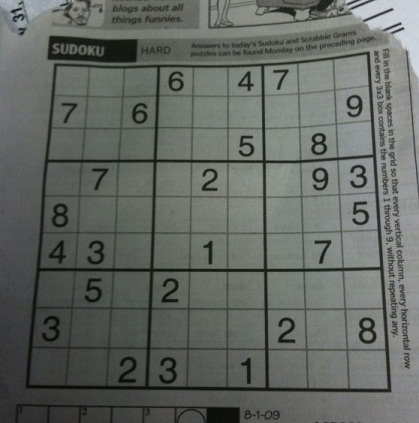
#> input picture src/sudoku.jpg, 419 x 423 px
$ python ch_main1.py
#> lines starting #> are read from the running program, lines starting #| are printed output that depends on the picture; after the words box and inside, x2 and y2 are one past the last pixel; in counts of white or black regions, pixels touching at a corner belong together
import cv2
import numpy as np
import random
import sys

img = cv2.imread('sudoku.jpg')
#> img is the input picture: shape (423, 419, 3); mean B, G, R 98.9, 103.6, 99.4

height, width, channels = img.shape
#> height = 423; width = 419; channels = 3

gray = cv2.cvtColor(img, cv2.COLOR_BGR2GRAY)
th3 = cv2.adaptiveThreshold(gray.copy(), 255, cv2.ADAPTIVE_THRESH_MEAN_C,
                            cv2.THRESH_BINARY, 35, 17)
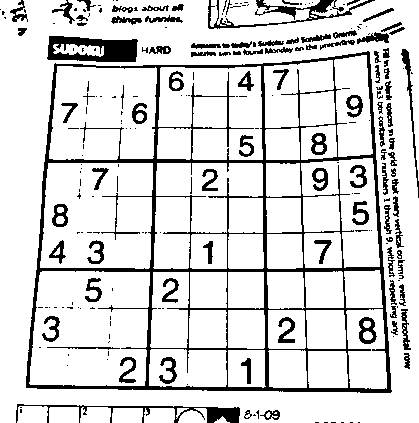
#> th3: shape (423, 419); 84.8% white; 231 black regions (131 under 20 px), largest, box (x1, y1, x2, y2) and area: (26, 51, 392, 393) 12716, (47, 36, 138, 62) 1581, (208, 0, 375, 29) 1072

edges = cv2.Canny(th3, 50, 150, apertureSize=3)
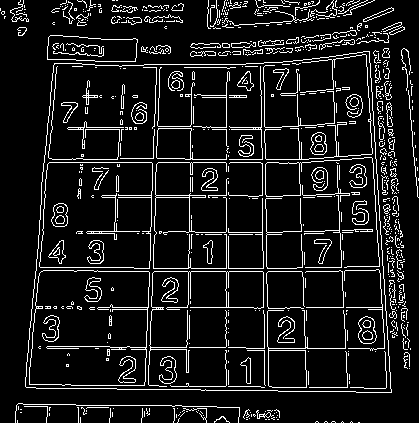
#> edges: shape (423, 419); 10% white in thin lines or dots
cv2.imwrite('houghlines1.jpg', edges)

lines = cv2.HoughLines(edges, 1, np.pi / 180, 155)
#> lines = 26 rows, first 8: [226, 0], [307, 1.57], [158, 0.0349], [271, 1.57], [162, 1.57], [193, 0.0175], [-262, 3.12], [-327, 3.09]

prev_line = None


def coordinates(rho, theta):
    global x1, y1, x2, y2
    a = np.cos(theta)
    b = np.sin(theta)
    x0 = a * rho
    y0 = b * rho
    x1 = int(x0 + 1000 * (-b))
    y1 = int(y0 + 1000 * (a))
    x2 = int(x0 - 1000 * (-b))
    y2 = int(y0 - 1000 * (a))
    return x1, x2, y1, y2


def line_intersection(line1, line2):
    xdiff = (line1[0][0] - line1[1][0], line2[0][0] - line2[1][0])
    ydiff = (line1[0][1] - line1[1][1], line2[0][1] - line2[1][1])

    def det(a, b):
        return a[0] * b[1] - a[1] * b[0]

    div = det(xdiff, ydiff)
    if div == 0:
        raise Exception('lines do not intersect')

    d = (det(*line1), det(*line2))
    x = det(d, xdiff) / div
    y = det(d, ydiff) / div
    return x, y


points = list()
for line in lines:
    for rho, theta in line:
        x1, x2, y1, y2 = coordinates(rho, theta)
        points.append(((x1, y1), (x2, y2)))
#> this loop made 26 passes
#> line on passes 2 to 11: [[307, 1.57]], [[158, 0.0349]], [[271, 1.57]], [[162, 1.57]], [[193, 0.0175]], [[-262, 3.12]], [[-327, 3.09]], [[162, 0.0349]], [[58, 0.0873]], [[386, 1.59]]
#> after the loop, points = 26 items
        # cv2.line(img, (x1, y1), (x2, y2), (0, 0, 255), 2)

points.sort(key=lambda x: x[0][0] + x[1][0])

points_length = len(points)
#> points_length = 26

res = list()


def get_diff(left, right):
    diff = 0
    diff += abs(left[0][0]) - abs(right[0][0])
    diff += abs(left[0][1]) - abs(right[0][1])
    diff += abs(left[1][0]) - abs(right[1][0])
    diff += abs(left[1][1]) - abs(right[1][1])
    return diff


for index, point in enumerate(points):
    prev_diff = None
    next_diff = None
    if index > 0:
        previous_ = points[index - 1]
        prev_diff = get_diff(point, previous_)
        prev_diff = abs(prev_diff)

    if index < (points_length - 1):
        next_ = points[index + 1]
        next_diff = get_diff(point, next_)
        next_diff = abs(next_diff)

    if next_diff is not None and prev_diff is not None:
        if next_diff >= 100 or prev_diff >= 100:
            res.append(point)

    elif next_diff is not None and prev_diff is None:
        if next_diff >= 1:
            res.append(point)

    elif prev_diff is not None and next_diff is None:
        if prev_diff >= 1:
            res.append(point)

    else:
        res.append(point)
#> this loop made 26 passes
#> (point, previous_, prev_diff, next_, next_diff) on passes 2 to 8: (((-1000, 306), (999, 307)), ((-1006, 368), (993, 403)), 158, ((-1000, 270), (999, 271)), 72), (((-1000, 270), (999, 271)), ((-1000, 306), (999, 307)), 72, ((-1000, 161), (999, 162)), 218), (((-1000, 161), (999, 162)), ((-1000, 270), (999, 271)), 218, ((-1000, 158), (999, 159)), 6), (((-1000, 158), (999, 159)), ((-1000, 161), (999, 162)), 6, ((-1000, 194), (999, 195)), 72), (((-1000, 194), (999, 195)), ((-1000, 158), (999, 159)), 72, ((-1000, 347), (999, 348)), 306), (((-1000, 347), (999, 348)), ((-1000, 194), (999, 195)), 306, ((-1000, 230), (999, 231)), 234), (((-1000, 230), (999, 231)), ((-1000, 347), (999, 348)), 234, ((-1000, 267), (999, 268)), 74)
#> (point, next_, next_diff) on pass 1: (((-1006, 368), (993, 403)), ((-1000, 306), (999, 307)), 158)
#> after the loop, res = 14 items


intersected_points = list()
for l1 in res:
    for l2 in res:
        try:
            x, y = line_intersection(l1, l2)
            if width >= int(x) >= 0 and height >= int(y) >= 0:
                intersected_points.append((int(x), int(y)))

        except Exception:
            continue
#> this loop made 14 passes
#> l1 on passes 3 to 14: ((-1000, 270), (999, 271)), ((-1000, 161), (999, 162)), ((-1000, 194), (999, 195)), ((-1000, 347), (999, 348)), ((-1000, 230), (999, 231)), ((-1000, 267), (999, 268)), ((-1000, 126), (999, 127)), ((-998, 84), (1001, 49)), ((-997, 148), (1002, 113)), ((-40, 1001), (168, -987)), ((123, 1004), (192, -993)), ((292, -1022), (431, 972))
#> l1 on pass 1: ((-1006, 368), (993, 403))


for intersected_point in intersected_points:
    pass
#> this loop made 68 passes
#> intersected_point on passes 1 to 12: (24, 386), (144, 388), (390, 392), (32, 306), (147, 306), (384, 306), (36, 270), (148, 270), (382, 270), (47, 161), (152, 161), (374, 161)

#
# cv2.circle(img, (b_r[0], b_r[1]), 15,
#            (1, 255, 255), thickness=-1, lineType=1
#            )
#
# cv2.circle(img, (b_l[0], b_l[1]), 15,
#            (255, 255, 222), thickness=-1, lineType=1
#            )
#
# cv2.circle(img, (t_r[0], t_r[1]), 15,
#            (255, 22, 22), thickness=-1, lineType=1
#            )
#
# cv2.circle(img, (t_l[0], t_l[1]), 15,
#            (255, 255, 2), thickness=-1, lineType=1
#            )

for index, r in enumerate(res):
    cv2.line(img, r[0], r[1], (random.randint(23, 255), random.randint(123, 255), random.randint(0, 255)), 2)
#> this loop made 14 passes
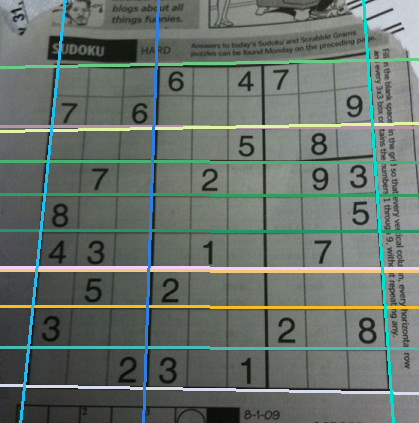
#> img: shape (423, 419, 3); 9.59% of pixels changed, all inside (x1, y1, x2, y2) = (0, 0, 419, 423)

for intersected_point in intersected_points:
    cv2.circle(img, (intersected_point[0], intersected_point[1]), 5,
               (random.randint(23, 255), random.randint(123, 255), random.randint(0, 255)), thickness=-1, lineType=1
               )
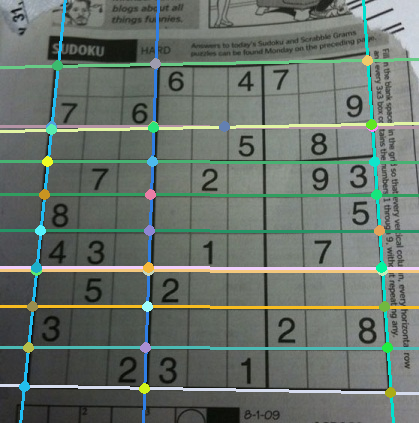
#> img: shape (423, 419, 3); 1.5% of pixels changed, all inside (x1, y1, x2, y2) = (19, 55, 396, 398)

cv2.imwrite('houghlines3.jpg', img)
